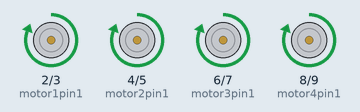
Recording of a sketch running on a simulated Arduino Uno, built with avr-gcc and run on an emulated ATmega328P. Parts: motor-driver pin pairs drawn as motors (green arrow = first pin HIGH = forward, orange = second pin HIGH = backward, longer = more drive).

Above: at 0.2 s.
At 1.7 s:
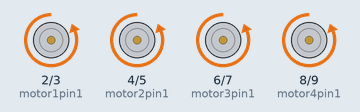
Timing chart, 0 to 3.0 s (numbered marks = the images above):
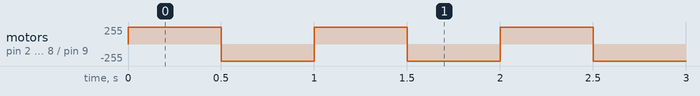

The sketch:

BCV_front-back.ino
```cpp
int motor1pin1 = 2;
int motor1pin2 = 3;

int motor2pin1 = 4;
int motor2pin2 = 5;


int motor3pin1 = 6;
int motor3pin2 = 7;

int motor4pin1 = 8;
int motor4pin2 = 9;


void setup() {

  pinMode(motor1pin1, OUTPUT);
  pinMode(motor1pin2, OUTPUT);
  pinMode(motor2pin1, OUTPUT);
  pinMode(motor2pin2, OUTPUT);

  pinMode(motor3pin1, OUTPUT);
  pinMode(motor3pin2, OUTPUT);
  pinMode(motor4pin1, OUTPUT);
  pinMode(motor4pin2, OUTPUT);
}

void loop() {
  // put your main code here, to run repeatedly:
  digitalWrite(motor1pin1, HIGH);
  digitalWrite(motor1pin2, LOW);
  digitalWrite(motor3pin1, HIGH);
  digitalWrite(motor3pin2, LOW);

  digitalWrite(motor2pin1, HIGH);
  digitalWrite(motor2pin2, LOW);
  digitalWrite(motor4pin1, HIGH);
  digitalWrite(motor4pin2, LOW);
  delay(500);

  digitalWrite(motor1pin1, LOW);
  digitalWrite(motor1pin2, HIGH);
  digitalWrite(motor3pin1, LOW);
  digitalWrite(motor3pin2, HIGH);

  digitalWrite(motor2pin1, LOW);
  digitalWrite(motor2pin2, HIGH);
  digitalWrite(motor4pin1, LOW);
  digitalWrite(motor4pin2, HIGH);
  delay(500);
}
```

Measured:
- by itself, motor on pin 2 (motor1pin1) / pin 3 (motor1pin2), motor on pin 4 (motor2pin1) / pin 5 (motor2pin2), motor on pin 6 (motor3pin1) / pin 7 (motor3pin2), motor on pin 8 (motor4pin1) / pin 9 (motor4pin2): alternates forward 255/255 for 0.50 s and backward 255/255 for 0.50 s
